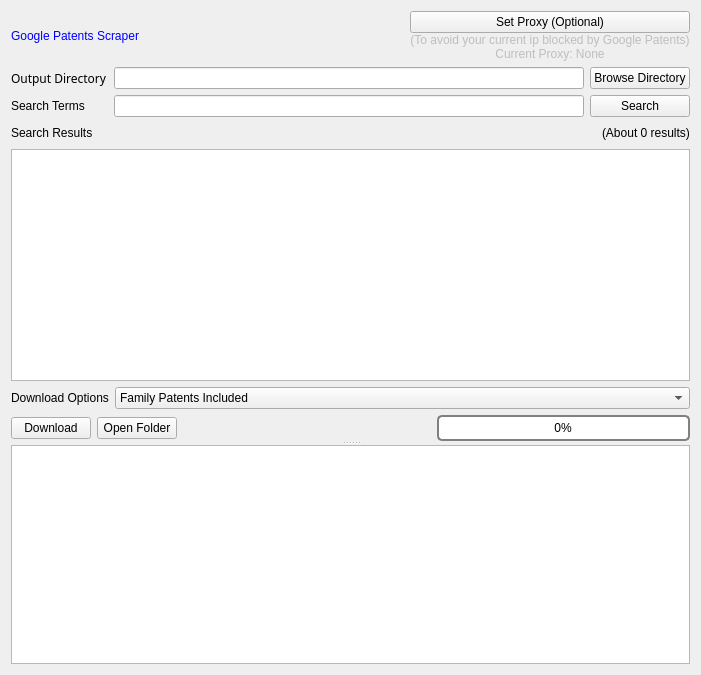
<?xml version="1.0" encoding="UTF-8"?>
<ui version="4.0">
 <class>Dialog</class>
 <widget class="QDialog" name="Dialog">
  <property name="geometry">
   <rect>
    <x>0</x>
    <y>0</y>
    <width>701</width>
    <height>675</height>
   </rect>
  </property>
  <property name="windowTitle">
   <string>Google Patents Scraper</string>
  </property>
  <property name="autoFillBackground">
   <bool>false</bool>
  </property>
  <layout class="QGridLayout" name="gridLayout_2">
   <item row="3" column="0">
    <widget class="QSplitter" name="splitter">
     <property name="orientation">
      <enum>Qt::Vertical</enum>
     </property>
     <widget class="QWidget" name="layoutWidget">
      <layout class="QVBoxLayout" name="verticalLayout">
       <item>
        <layout class="QHBoxLayout" name="horizontalLayout_2">
         <item>
          <widget class="QLabel" name="label_3">
           <property name="text">
            <string>Search Results</string>
           </property>
          </widget>
         </item>
         <item>
          <spacer name="horizontalSpacer_2">
           <property name="orientation">
            <enum>Qt::Horizontal</enum>
           </property>
           <property name="sizeHint" stdset="0">
            <size>
             <width>40</width>
             <height>20</height>
            </size>
           </property>
          </spacer>
         </item>
         <item>
          <widget class="QLabel" name="aboutLabel">
           <property name="text">
            <string>(About 0 results)</string>
           </property>
          </widget>
         </item>
        </layout>
       </item>
       <item>
        <widget class="QTextBrowser" name="searchresultBrowser">
         <property name="font">
          <font>
           <family>Monaco</family>
          </font>
         </property>
         <property name="autoFillBackground">
          <bool>false</bool>
         </property>
         <property name="styleSheet">
          <string notr="true">&lt;style&gt;
tr:hover { 
   background: red; 
}
td a { 
   display: block; 
   border: 1px solid black;
   padding: 16px; 
}
&lt;/style&gt;</string>
         </property>
         <property name="lineWrapMode">
          <enum>QTextEdit::NoWrap</enum>
         </property>
         <property name="html">
          <string>&lt;!DOCTYPE HTML PUBLIC &quot;-//W3C//DTD HTML 4.0//EN&quot; &quot;http://www.w3.org/TR/REC-html40/strict.dtd&quot;&gt;
&lt;html&gt;&lt;head&gt;&lt;meta name=&quot;qrichtext&quot; content=&quot;1&quot; /&gt;&lt;style type=&quot;text/css&quot;&gt;
p, li { white-space: pre-wrap; }
&lt;/style&gt;&lt;/head&gt;&lt;body style=&quot; font-family:'Monaco'; font-size:13pt; font-weight:400; font-style:normal;&quot;&gt;
&lt;p style=&quot;-qt-paragraph-type:empty; margin-top:0px; margin-bottom:0px; margin-left:0px; margin-right:0px; -qt-block-indent:0; text-indent:0px; font-family:'.SF NS Text';&quot;&gt;&lt;br /&gt;&lt;/p&gt;&lt;/body&gt;&lt;/html&gt;</string>
         </property>
         <property name="openExternalLinks">
          <bool>true</bool>
         </property>
         <property name="openLinks">
          <bool>true</bool>
         </property>
        </widget>
       </item>
       <item>
        <layout class="QHBoxLayout" name="horizontalLayout_3">
         <item>
          <widget class="QLabel" name="label_10">
           <property name="sizePolicy">
            <sizepolicy hsizetype="Fixed" vsizetype="Preferred">
             <horstretch>0</horstretch>
             <verstretch>0</verstretch>
            </sizepolicy>
           </property>
           <property name="text">
            <string>Download Options</string>
           </property>
          </widget>
         </item>
         <item>
          <widget class="QComboBox" name="downloadoptionsBox">
           <property name="focusPolicy">
            <enum>Qt::NoFocus</enum>
           </property>
           <item>
            <property name="text">
             <string>Family Patents Included</string>
            </property>
           </item>
           <item>
            <property name="text">
             <string>Only Search Results</string>
            </property>
           </item>
          </widget>
         </item>
        </layout>
       </item>
       <item>
        <layout class="QHBoxLayout" name="horizontalLayout">
         <item>
          <widget class="QPushButton" name="downloadButton">
           <property name="focusPolicy">
            <enum>Qt::NoFocus</enum>
           </property>
           <property name="text">
            <string>Download</string>
           </property>
          </widget>
         </item>
         <item>
          <widget class="QPushButton" name="openfolderButton">
           <property name="focusPolicy">
            <enum>Qt::NoFocus</enum>
           </property>
           <property name="text">
            <string>Open Folder</string>
           </property>
          </widget>
         </item>
         <item>
          <spacer name="horizontalSpacer">
           <property name="orientation">
            <enum>Qt::Horizontal</enum>
           </property>
           <property name="sizeHint" stdset="0">
            <size>
             <width>40</width>
             <height>20</height>
            </size>
           </property>
          </spacer>
         </item>
         <item>
          <widget class="QProgressBar" name="progressBar">
           <property name="styleSheet">
            <string notr="true">QProgressBar {
    border: 2px solid grey;
    border-radius: 5px;
}

QProgressBar::chunk {
    background-color: PaleTurquoise;
    width: 20px;
}</string>
           </property>
           <property name="value">
            <number>0</number>
           </property>
           <property name="alignment">
            <set>Qt::AlignCenter</set>
           </property>
           <property name="textVisible">
            <bool>true</bool>
           </property>
           <property name="invertedAppearance">
            <bool>false</bool>
           </property>
           <property name="textDirection">
            <enum>QProgressBar::TopToBottom</enum>
           </property>
          </widget>
         </item>
        </layout>
       </item>
      </layout>
     </widget>
     <widget class="QTextBrowser" name="logBrowser">
      <property name="font">
       <font>
        <family>Monaco</family>
       </font>
      </property>
     </widget>
    </widget>
   </item>
   <item row="2" column="0">
    <layout class="QGridLayout" name="gridLayout">
     <item row="0" column="0">
      <widget class="QLabel" name="label_4">
       <property name="font">
        <font>
         <family>.SF NS Text</family>
        </font>
       </property>
       <property name="text">
        <string>Output Directory</string>
       </property>
      </widget>
     </item>
     <item row="1" column="0">
      <widget class="QLabel" name="label">
       <property name="text">
        <string>Search Terms</string>
       </property>
      </widget>
     </item>
     <item row="0" column="1">
      <widget class="QLineEdit" name="directoryEdit">
       <property name="focusPolicy">
        <enum>Qt::ClickFocus</enum>
       </property>
       <property name="readOnly">
        <bool>false</bool>
       </property>
      </widget>
     </item>
     <item row="0" column="2">
      <widget class="QPushButton" name="directoryButton">
       <property name="focusPolicy">
        <enum>Qt::NoFocus</enum>
       </property>
       <property name="text">
        <string>Browse Directory</string>
       </property>
      </widget>
     </item>
     <item row="1" column="2">
      <widget class="QPushButton" name="searchButton">
       <property name="focusPolicy">
        <enum>Qt::NoFocus</enum>
       </property>
       <property name="styleSheet">
        <string notr="true"/>
       </property>
       <property name="text">
        <string>Search</string>
       </property>
      </widget>
     </item>
     <item row="1" column="1">
      <widget class="QLineEdit" name="searchtermsEdit">
       <property name="focusPolicy">
        <enum>Qt::ClickFocus</enum>
       </property>
      </widget>
     </item>
    </layout>
   </item>
   <item row="0" column="0">
    <layout class="QHBoxLayout" name="horizontalLayout_4">
     <item>
      <widget class="QLabel" name="label_5">
       <property name="styleSheet">
        <string notr="true">color:blue;
font: italic 24pt &quot;Apple Chancery&quot;;
/*font: italic 24pt &quot;Zapfino&quot;;*/

</string>
       </property>
       <property name="text">
        <string>Google Patents Scraper</string>
       </property>
      </widget>
     </item>
     <item>
      <spacer name="horizontalSpacer_4">
       <property name="orientation">
        <enum>Qt::Horizontal</enum>
       </property>
       <property name="sizeHint" stdset="0">
        <size>
         <width>40</width>
         <height>20</height>
        </size>
       </property>
      </spacer>
     </item>
     <item>
      <layout class="QVBoxLayout" name="verticalLayout_2">
       <property name="spacing">
        <number>0</number>
       </property>
       <item>
        <widget class="QPushButton" name="setproxiesButton">
         <property name="focusPolicy">
          <enum>Qt::NoFocus</enum>
         </property>
         <property name="text">
          <string>Set Proxy (Optional)</string>
         </property>
        </widget>
       </item>
       <item>
        <widget class="QLabel" name="label_2">
         <property name="enabled">
          <bool>false</bool>
         </property>
         <property name="text">
          <string>(To avoid your current ip blocked by Google Patents)</string>
         </property>
         <property name="alignment">
          <set>Qt::AlignCenter</set>
         </property>
         <property name="wordWrap">
          <bool>false</bool>
         </property>
        </widget>
       </item>
       <item>
        <widget class="QLabel" name="proxyLabel">
         <property name="enabled">
          <bool>false</bool>
         </property>
         <property name="text">
          <string>Current Proxy: None</string>
         </property>
         <property name="alignment">
          <set>Qt::AlignCenter</set>
         </property>
        </widget>
       </item>
      </layout>
     </item>
    </layout>
   </item>
  </layout>
  <zorder>splitter</zorder>
  <zorder></zorder>
 </widget>
 <resources/>
 <connections/>
</ui>
